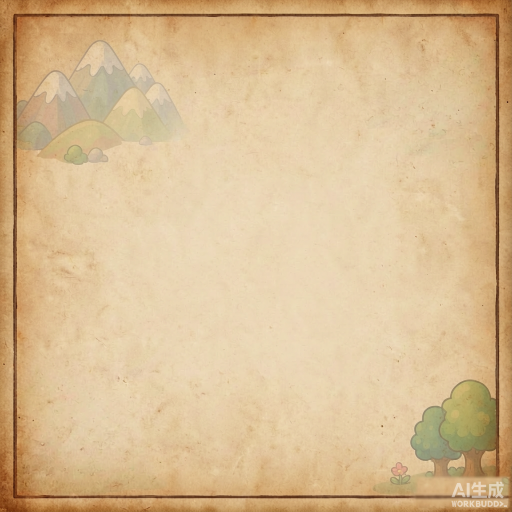
#> input picture _artgen/Using_exactly_the_same_hand_pa_2026-10-03T23-36-08.png, 1024 x 1024 px, found by its file name (shown at 1/2 size)
$ python process_popup_bg.py
#> lines starting #> are read from the running program, lines starting #| are printed output that depends on the picture
# -*- coding: utf-8 -*-
"""Process AI popup background into game-ready nine-patch asset.
Strategy: crop dark vignette edge AND the watermarked bottom band (y>=932)
in one go; trees stay (their base ends ~y930). No clone-stamping.
Result ratio ~996x918, resized to 512x472."""
from PIL import Image
import os

SRC = 'D:/Godot/GuGuGaGaWar/_artgen/Using_exactly_the_same_hand_pa_2026-10-03T23-36-08.png'
OUT = 'D:/Godot/GuGuGaGaWar/assets/ui/campaign/popup_bg.png'

img = Image.open(SRC).convert('RGB')
#> img is the input picture: PIL image 1024x1024 RGB; mean R, G, B 217, 188.4, 146.8
print('src', img.size)
#| src (1024, 1024)

# crop: sides 14px vignette; bottom cut at y=932 removes watermark band entirely
img = img.crop((14, 14, img.width - 14, 932))
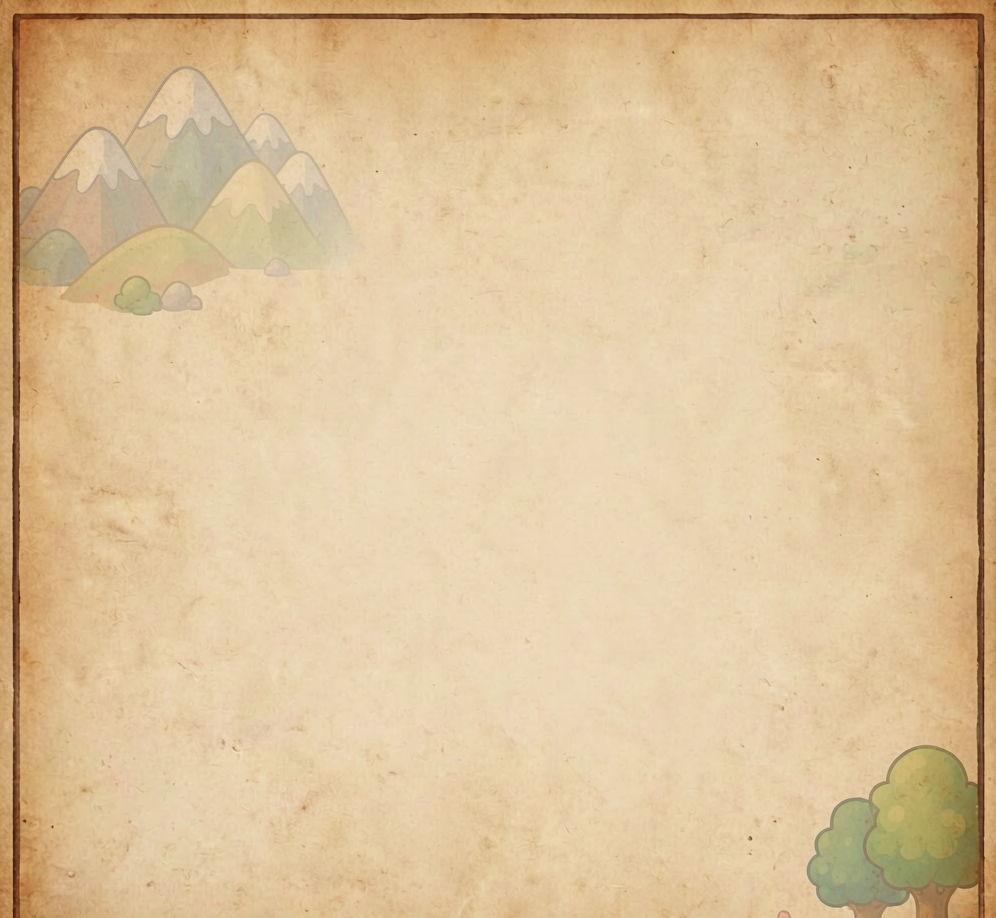
#> img: PIL image 996x918 RGB; mean R, G, B 220.3, 193.6, 153.3
print('cropped', img.size)
#| cropped (996, 918)

# resize to width 512
scale = 512.0 / img.width
#> scale = 0.514
img = img.resize((512, int(img.height * scale)), Image.LANCZOS)
#> img: PIL image 512x471 RGB

os.makedirs(os.path.dirname(OUT), exist_ok=True)
img.save(OUT)
print('saved', OUT, img.size)
#| saved D:/Godot/GuGuGaGaWar/assets/ui/campaign/popup_bg.png (512, 471)
